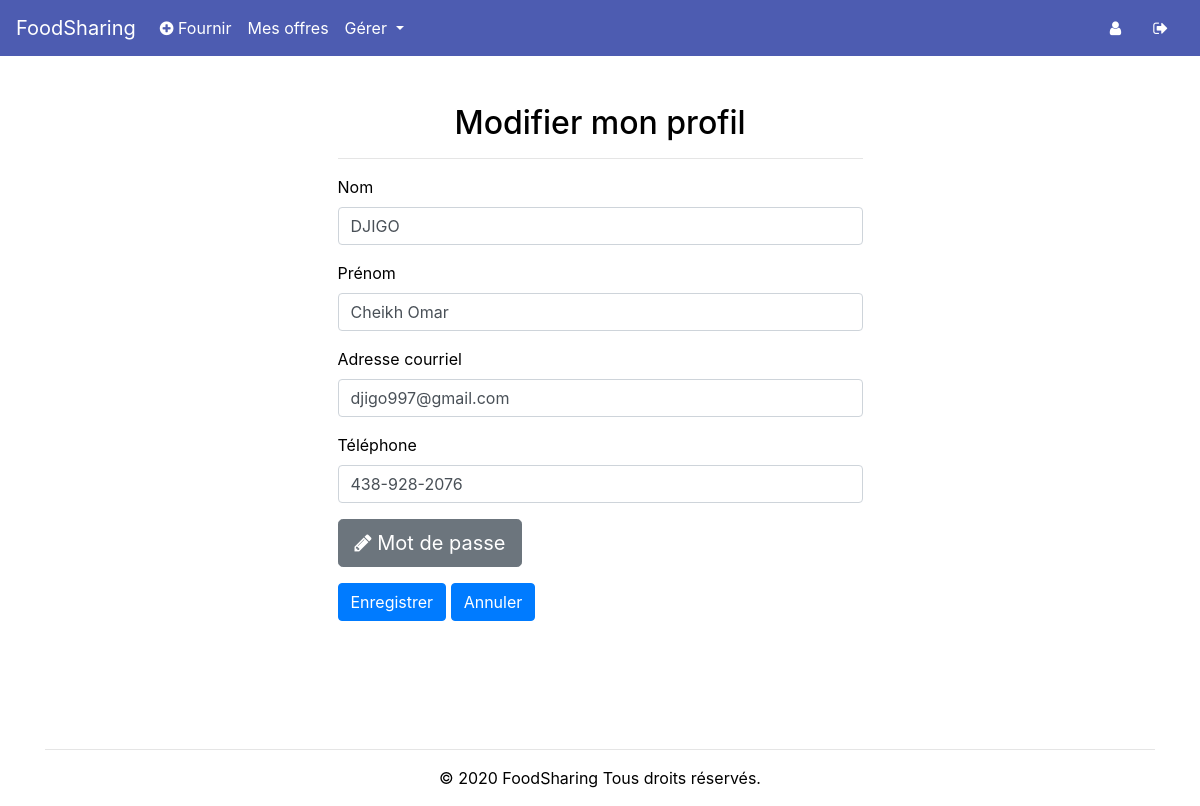
The page /profile (signed in) on the database its author committed.
### tables this page shows
CREATE TABLE regularsUsers (
    user_id INTEGER PRIMARY KEY,
    first_name varchar(255) NOT NULL,
    last_name varchar(255) NOT NULL,
    email varchar(255) NOT NULL UNIQUE,
    password varchar(255) NOT NULL
, phonenumber VARCHAR(255), status varchar(255) default 'Actif');

### app.py (the view)
@app.route('/profile')
def access_profile():
    if session.get("id") is None:
        return redirect('/')
    else:
        db = Database()
        user_infos = db.get_user_by_id(session.get('id'))
        role = session.get("role")
        db.disconnect()
        return render_template('my_profile.html', year=now, user_infos=user_infos, role=role[0])

### database.py (called while the page is built)
    def get_connection(self):
        if self.connection is None:
            try:
                self.connection = sqlite3.connect('database/users.db')
            except sqlite3.Error as error:
                print("Failed to insert Python variable into sqlite table", error)
        return self.connection

    def disconnect(self):
        if self.connection is not None:
            self.connection.close()

    def get_user_by_id(self, id):
        connect = self.get_connection()
        cur = connect.cursor()
        cur.execute("SELECT * FROM regularsUsers WHERE user_id= ?", (id,))
        result = cur.fetchone()
        if result is None:
            return None
        else:
            return result

### templates/my_profile.html (shortened to what this page needs)
<!DOCTYPE html>
 <html class="not-ie no-js" lang="fr">
    <head>
        <link href="https://stackpath.bootstrapcdn.com/bootstrap/4.3.1/css/bootstrap.min.css" rel="stylesheet">
        <link href="/static/css/HomeStyle.css" rel="stylesheet">
        <link rel="stylesheet" href="https://cdnjs.cloudflare.com/ajax/libs/font-awesome/4.7.0/css/font-awesome.min.css">
    </head>
    <body>
            <nav class="navbar navbar-expand-lg navbar-light" style="background-color:#4d5cb1;">
                  <a class="navbar-brand" href="/" style="color:white!important;">FoodSharing</a>
                <div class="collapse navbar-collapse" id="navbarText">
                <ul class="navbar-nav mr-auto">
                  <li class="nav-item">
                    <a class="nav-link" href="/add_offer" style="color:white!important;"><i class="fa fa-plus-circle" aria-hidden="true"></i> Fournir</a>
                  </li>
                  <li class="nav-item">
                    <a class="nav-link" href="/my_offers" style="color:white!important;">Mes offres</a>
                  </li>
                    {%  if role == 'Administrateur' %}
                        <li class="nav-item">
                            <div class="dropdown show">
                                <a class="nav-link dropdown-toggle" style="color:white!important;" href="#" role="button" id="dropdownMenuLink" data-toggle="dropdown" aria-haspopup="true" aria-expanded="false">
                                    Gérer
                                </a>
                            </div>
                        </li>
                    {% endif %}
                </ul>
                <a class="nav-link" href="/profile" style="color:white!important;"><span class="sr-only">(current)</span><i class="fa fa-user" aria-hidden="true"></i></a>
                <a class="nav-link" href="/disconnect" style="color:white!important;"><i class="fa fa-sign-out" aria-hidden="true"></i></a>
              </div>
            </nav>
            <div class="container">
                <div class="col-md-6" style="margin: 0 auto;">
                    <h2 class="text-center" style="padding-top:3rem;">Modifier mon profil</h2><hr/>
                    <form>
                         <div class="form-group">
		                        <label for="change-lname">Nom</label>
		                        <input type="text" class="form-control" value="{{ user_infos[2] }}" name="change-lname" id="change-lname">
                         </div>
                         <div class="form-group">
		                        <label for="change-fname">Prénom</label>
		                        <input type="text" class="form-control" value="{{ user_infos[1] }}" name="change-fname" id="change-fname">
                         </div>
                        <div class="form-group">
		                        <label for="change-email">Adresse courriel</label>
		                        <input type="email" class="form-control" value="{{ user_infos[3] }}" name="change-email" id="change-email">
                         </div>
                        <div class="form-group">
		                        <label for="change-phone">Téléphone</label>
		                        <input type="text" class="form-control" value="{{ user_infos[5] }}" name="change-phone" id="change-phone">
                         </div>
                        <div class="form-group">
                            <a class="btn btn-secondary btn-lg" href="/change_password"><i class="fa fa-pencil" aria-hidden="true"></i> Mot de passe</a>
                        </div>
                         <button class="btn btn-primary" name="save">Enregistrer</button>
                         <a href="/profil" class="btn btn-primary" name="cancel">Annuler</a>
                    </form>
                </div>
				<div class="text-center footer">
                    <hr/>
		            <p>© {{ year }} FoodSharing Tous droits réservés.</p>
		        </div>
			</div>
    </body>

### static/css/HomeStyle.css (style rules this page uses)
body { background-color: #ffffff; color: black; }
.footer { margin-top:8rem; color:black; }

### rows shown on the page
regularsUsers: change-lname "DJIGO", change-fname "Cheikh Omar", change-email "djigo997@gmail.com", change-phone "438-928-2076"

### other values the page prints
{{ year }} "2020"
